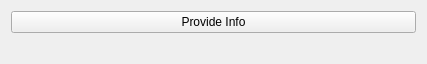
<?xml version="1.0" encoding="UTF-8"?>
<ui version="4.0">
 <class>Widget</class>
 <widget class="QWidget" name="Widget">
  <property name="geometry">
   <rect>
    <x>0</x>
    <y>0</y>
    <width>427</width>
    <height>64</height>
   </rect>
  </property>
  <property name="windowTitle">
   <string>Widget</string>
  </property>
  <layout class="QVBoxLayout" name="verticalLayout">
   <item>
    <widget class="QPushButton" name="provideInfoButton">
     <property name="text">
      <string>Provide Info</string>
     </property>
    </widget>
   </item>
   <item>
    <widget class="QLabel" name="infoLabel">
     <property name="text">
      <string/>
     </property>
    </widget>
   </item>
  </layout>
 </widget>
 <resources/>
 <connections/>
</ui>
